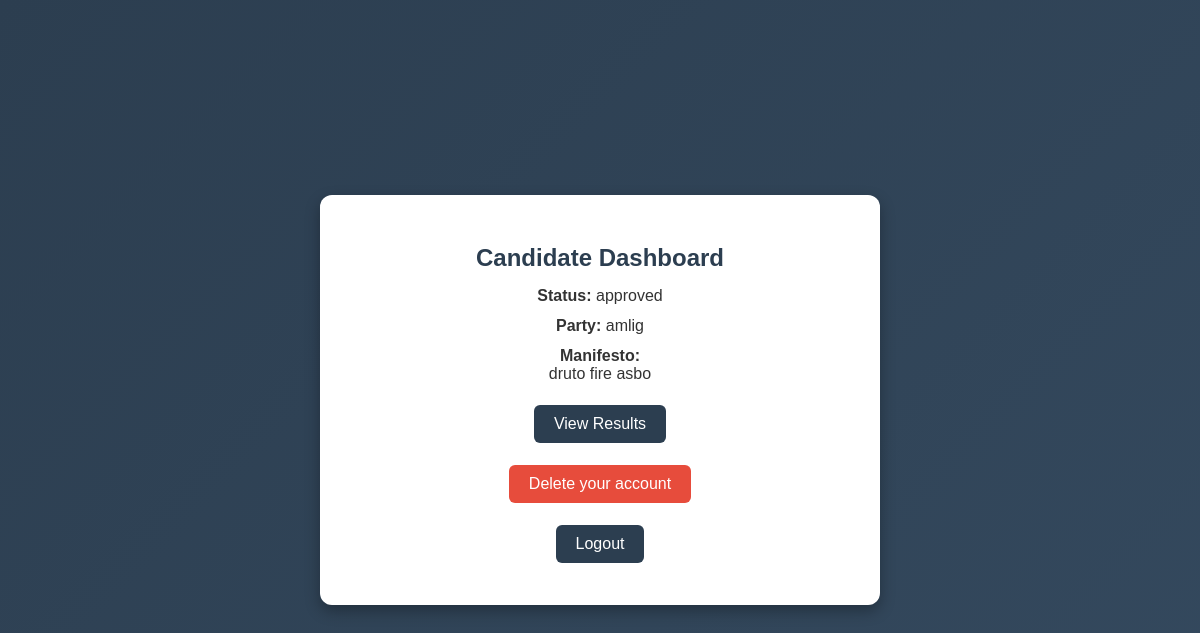
Screenshot of /dashboard_candidate.php (signed in) with the database file from the repository.
### tables this page shows
CREATE TABLE IF NOT EXISTS `candidates` (
  `candidate_id` int(11) NOT NULL AUTO_INCREMENT,
  `user_id` int(11) NOT NULL,
  `status` enum('pending','approved','rejected') DEFAULT 'pending',
  `election_id` int(11) DEFAULT NULL,
  `party` varchar(100) DEFAULT NULL,
  `manifesto` text DEFAULT NULL,
  PRIMARY KEY (`candidate_id`),
  KEY `user_id` (`user_id`),
  KEY `fk_election` (`election_id`)
);

### dashboard_candidate.php (the view, shortened to what this page needs)
<?php
include "config.php";
$user_id = $_SESSION['user_id'];
$stmt = $conn->prepare("SELECT status, party, manifesto FROM candidates WHERE user_id=?");
$stmt->bind_param("i", $user_id);
$stmt->execute();
$res = $stmt->get_result();
$row = $res->fetch_assoc();
if ($row) {
    $status = $row['status'];
}
?>
<!DOCTYPE html>
<html>
<head>
</head>
<body>
  <div class="dashboard">
    <h2>Candidate Dashboard</h2>
    <?php if ($row): ?>
      <p><strong>Status:</strong> <?php echo htmlspecialchars($status); ?></p>
      <p><strong>Party:</strong> <?= htmlspecialchars($row['party']) ?></p>
      <p><strong>Manifesto:</strong><br><?= nl2br(htmlspecialchars($row['manifesto'])) ?></p>
    <?php endif; ?>
    <p><a href="result.php">View Results</a></p>
    <a href="delete_account.php" class="danger"
         onclick="return confirm('Are you sure you want to delete your account?');">Delete your account</a>
    <p><a href="logout.php">Logout</a></p>
  </div>
</body>
</html>

### dashboard_candidate.php (style rules this page uses)
body { font-family: Arial, sans-serif; background: linear-gradient(135deg, #2c3e50, #34495e); margin: 0; padding: 0; display: flex; justify-content: center; align-items: center; min-height: 100vh; }
.dashboard { background: #fff; padding: 30px; border-radius: 12px; box-shadow: 0 6px 15px rgba(0,0,0,0.3); width: 500px; text-align: center; animation: fadeIn 0.5s ease-in-out; }
h2 { margin-bottom: 15px; color: #2c3e50; }
p { font-size: 16px; color: #333; margin: 12px 0; }
a, button { display: inline-block; padding: 10px 20px; margin-top: 10px; text-decoration: none; color: white; background: #2c3e50; border-radius: 6px; transition: background 0.3s; border: none; cursor: pointer; }
a.danger { background: #e74c3c !important; }

### rows the page displays
candidates: status "approved", party "amlig", manifesto "druto fire asbo"
